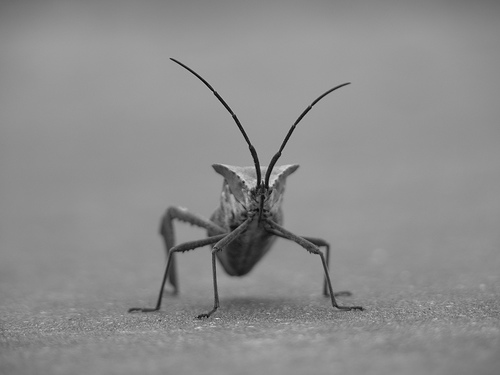
#> input picture 2009_2010/06_Estudo_Matplotlib/Imagem python/stinkbug.png, 500 x 375 px
$ python imagem_paulo.py
#> lines starting #> are read from the running program, lines starting #| are printed output that depends on the picture
import matplotlib.pyplot as plt
import matplotlib.image as mpimg
import numpy as np

img=mpimg.imread('./stinkbug.png')
#> img is the input picture: shape (375, 500, 3) float32; min 0, max 0.851, mean 0.551
imgplot = plt.imshow(img)


plt.plot([1,2,3,4],[1,4,9,16])
plt.axis([0,600,0,400])
plt.show()
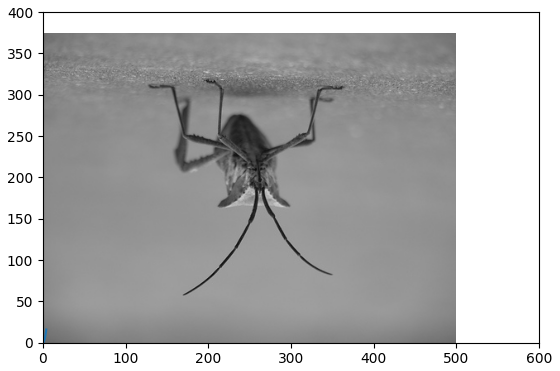
#> figure drawn by matplotlib, 1 panel
